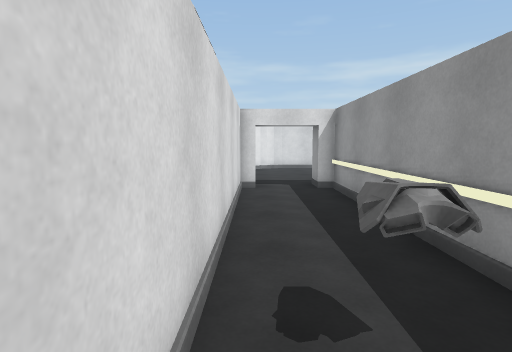
View 1 (above)

24 first-person views from a walk through a scene from a Unity 3-D project. The camera is 1.4 m above the floor, tilts 6° down and sees 80° across. The floor is counted in squares, 1 m on a side. Each view is taken from the middle of a square. On the plan, view 1 faces up. The plan holds only what a view shows up to about 14 squares ahead; the rest is blank. The place goes on beyond the plan. Some animated figures are left out. Some surface patterns are stand-ins.

View 2
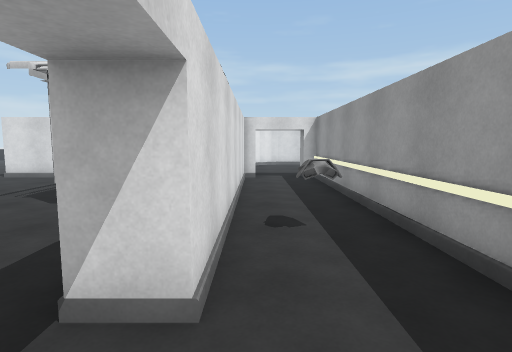

View 3
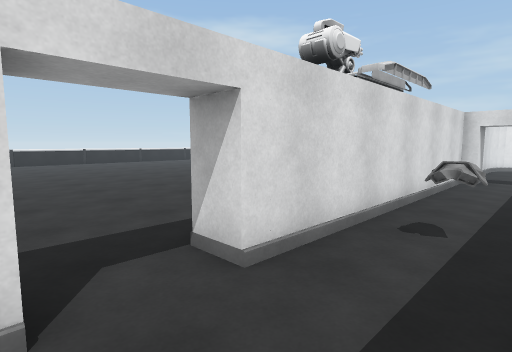

View 4
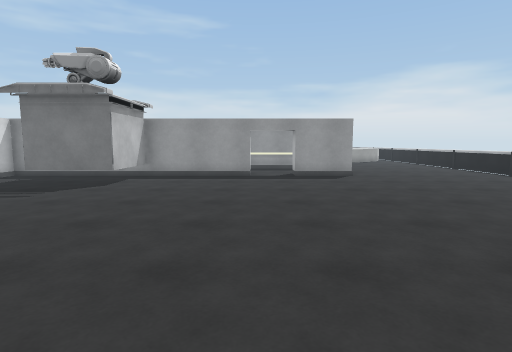

View 5
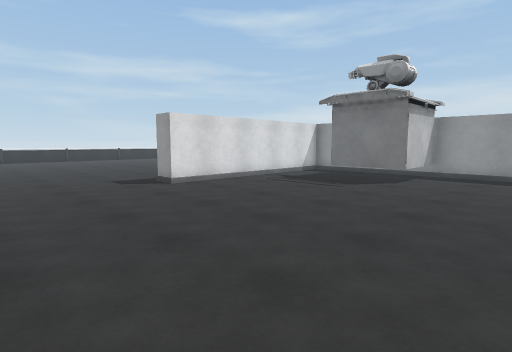

View 6
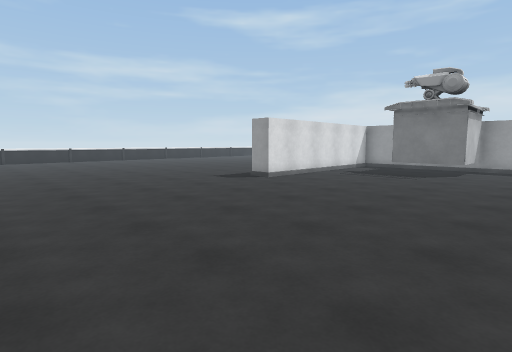

View 7
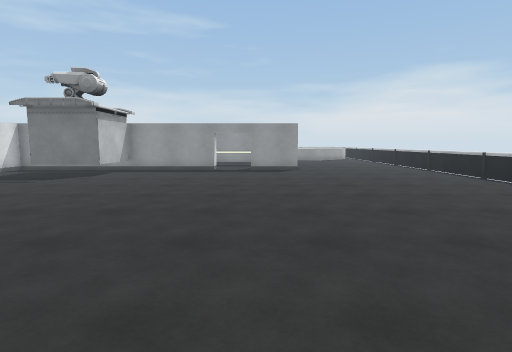

View 8
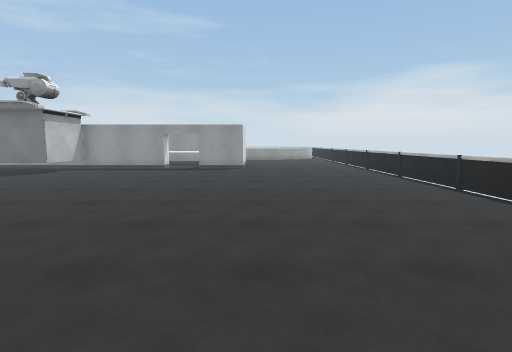

View 9
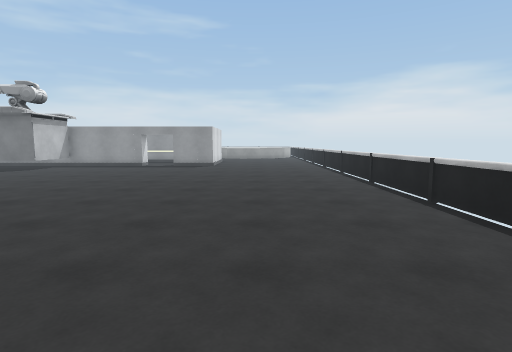

View 10
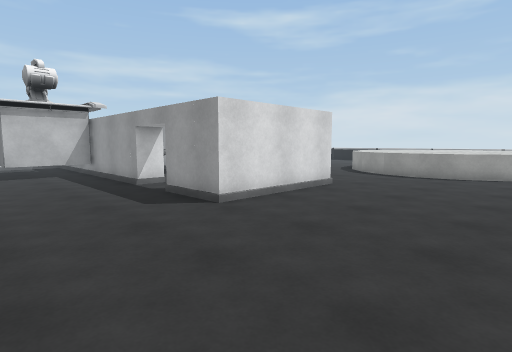

View 11
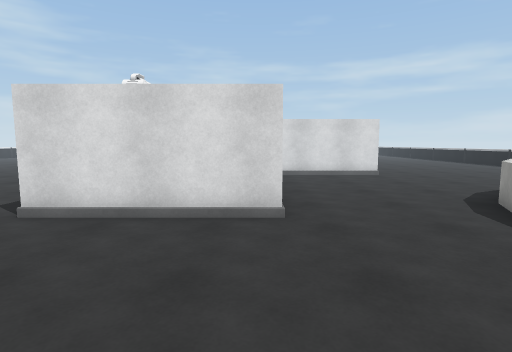

View 12
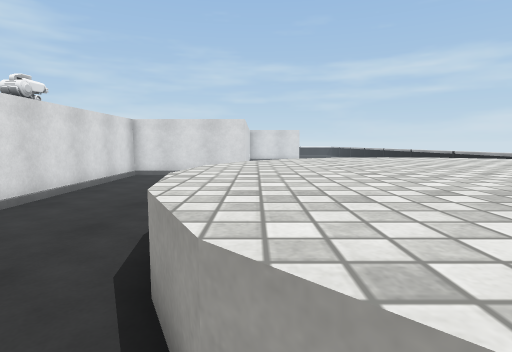

View 13
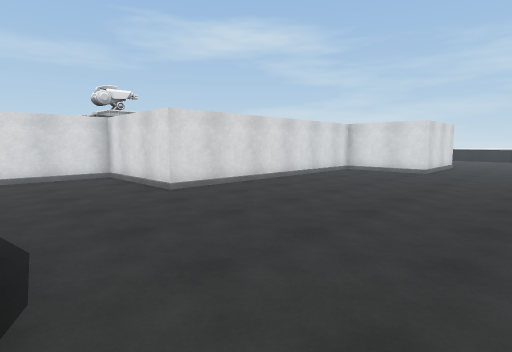

View 14
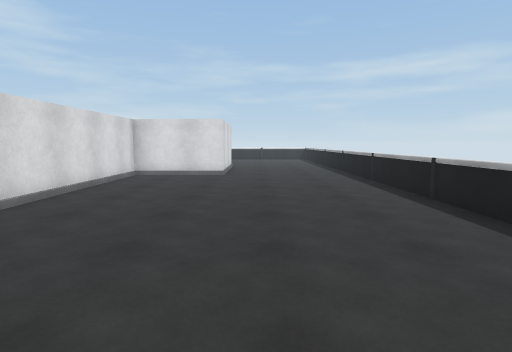

View 15
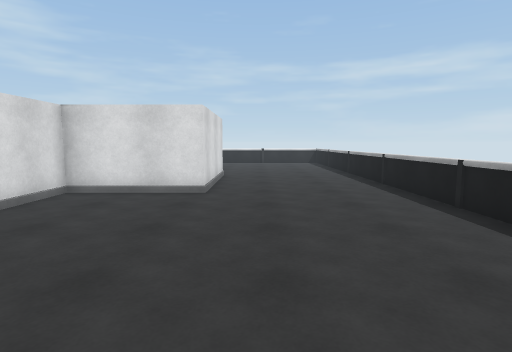

View 16
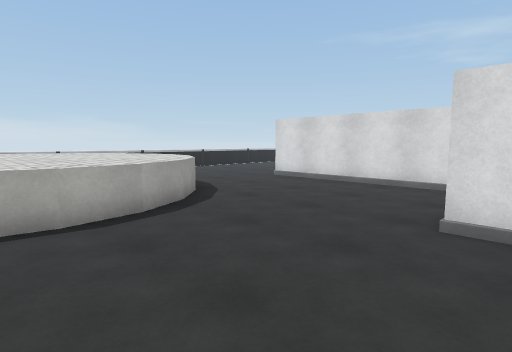

View 17
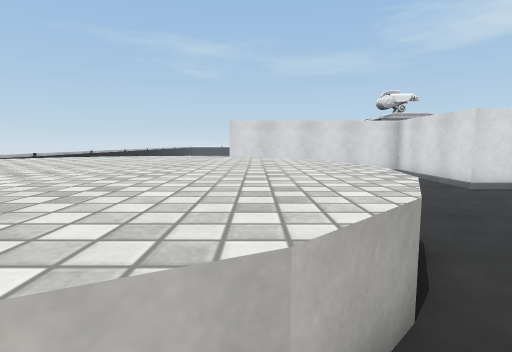

View 18
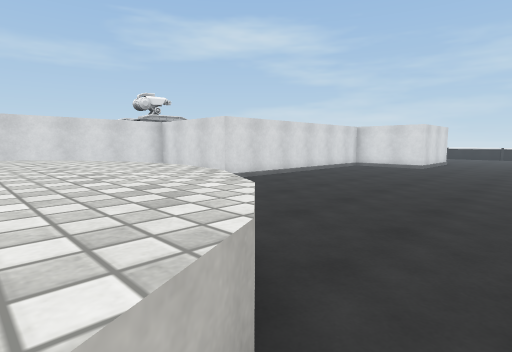

View 19
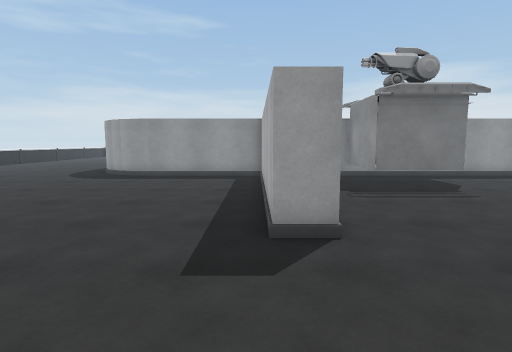

View 20
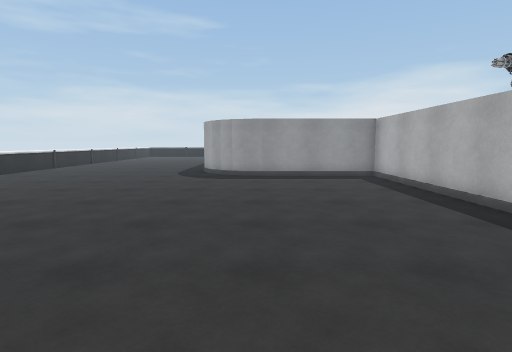

View 21
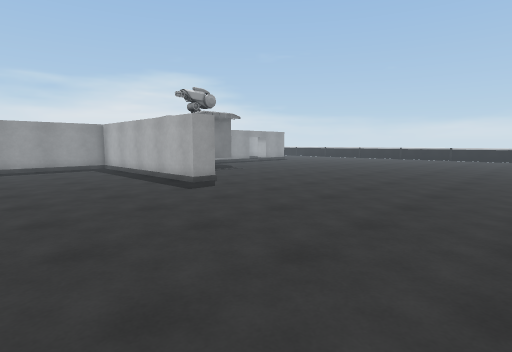

View 22
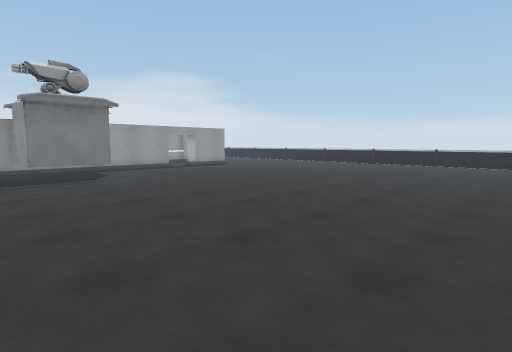

View 23
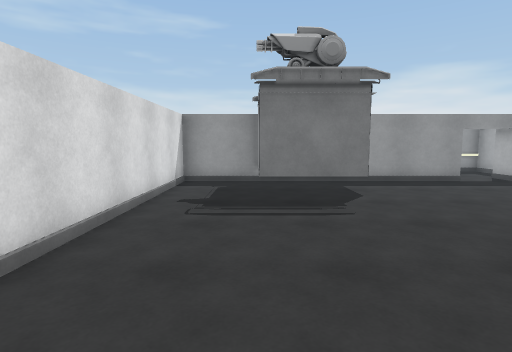

View 24
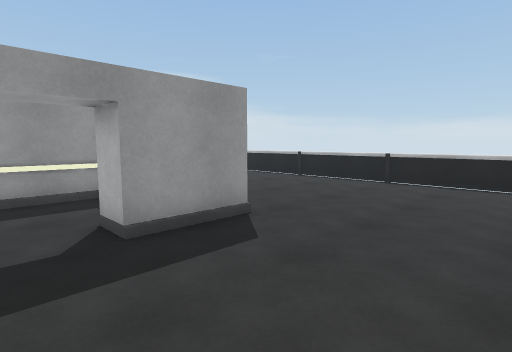

### Floor plan
Key: @ floor where view 1 was taken; # wall or solid block; . main floor; : floor 0.5 m higher than the main floor; = window, fence, low wall or low ledge; ^ raised ledge; T turret; O other object.
Columns run from 21 left of view 1 to 19 right of it. Each row starts with its distance up from view 1.
 17  . .................#            ^......=
 16   ..................#            ^......=
 15  ...................#            #......=
 14  ...................#...     #####......=
 13  ...................#...     #..........=
 12  ...................#...     #..........=
 11  ..........###########.#     #..........=
 10   .........###########.#     #..........=
  9   ..................#...#    #..........=
  8   ..................#...#    #..........=
  7  ................####...#    #..........=
  6  ................#:T#...#    #..........=
  5  ................::T#...#    #..........=
  4  ................TTT#...#    #..........
  3  ...................#...######......... =
  2   ..................#.O.#.............. =
  1  . .................#...#...............=
  0    .................#@..#...............
 -1    .....................#...............
 -2    .....................#.......^^^^....
 -3    .................#...#......^^^^^^^..
 -4    .................O   #.....^^^^^^^^^.
 -5    .................#####....^^^^^^^^^^.
 -6   ...........................^^^^^^^^^
 -7   ...........................^^^^^^^^
 -8 . ...........................^^^^^^^
 -9   ............................^^^^^
-10   ............................^^^^
-11    ......................     .^ ^
-12      =========================  #^

Where each view was taken, in squares from view 1:
view 1: 0 up, 0 right, facing up
view 2: 3 down, 0 right, facing up
view 3: 3 down, 2 right, facing up-left
view 4: 1 down, 15 left, facing right
view 5: 0 up, 16 left, facing up-right
view 6: 1 up, 20 left, facing up-right
view 7: 3 down, 18 left, facing right
view 8: 6 down, 19 left, facing right
view 9: 8 down, 21 left, facing right
view 10: 11 down, 6 left, facing up-right
view 11: 11 down, 3 right, facing up
view 12: 11 down, 9 right, facing up
view 13: 2 down, 17 right, facing up-left
view 14: 0 up, 14 right, facing up
view 15: 5 up, 14 right, facing up
view 16: 4 up, 14 right, facing down-left
view 17: 4 down, 18 right, facing left
view 18: 5 down, 18 right, facing up-left
view 19: 11 up, 15 left, facing right
view 20: 16 up, 15 left, facing right
view 21: 17 up, 20 left, facing down-right
view 22: 9 up, 19 left, facing down-right
view 23: 7 up, 13 left, facing right
view 24: 1 down, 6 left, facing down-right
